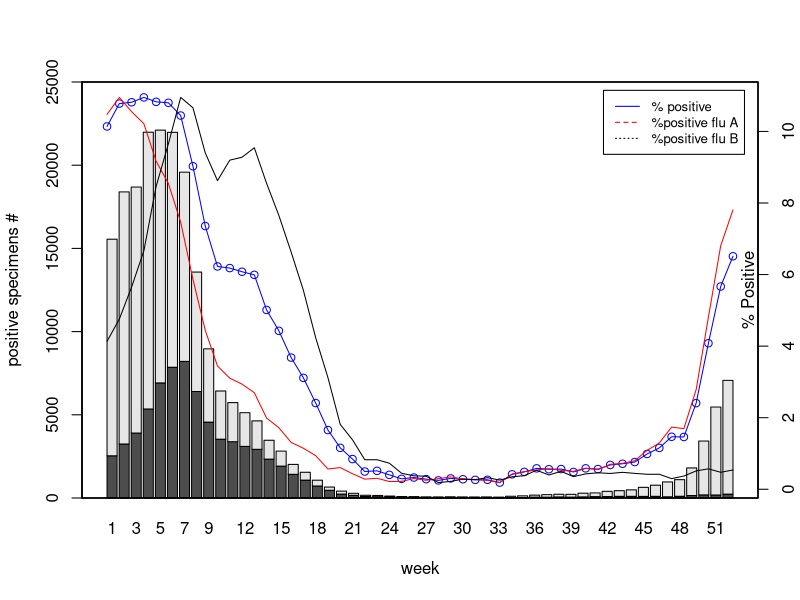

Recreate this plot in R.
infl_test <- read.csv("data.csv")
infl_test

# BAR PLOT
data <- data.frame(infl_test[7], infl_test[6]) #extract required columns 
mat = as.matrix(data) # convert to matrix for barplot 
x <- infl_test[4] # x axis labels 

barplot(t(mat),ylim = c(0,25000),names.arg=t(x), xlab = "week", ylab = "positive specimens #")

par(new = TRUE) # over lay of plots 

# Line Plot 1 
y <- infl_test[8]
#plot(y, type = 'o', col = 'blue', ylim = c(0,30), xlim = c(0,17), xaxt = 'n', yaxt = 'n', ann = FALSE)
plot.ts(y, type = 'o', col='blue', xaxt='n', yaxt='n', ann=FALSE)
par(new = TRUE)

#Line Plot 2
y <- infl_test[9]

plot.ts(y, type='l', col = 'red', xaxt='n', yaxt='n', ann=FALSE)
par(new = TRUE)

#Line plot 3 
y <- infl_test[10]
#plot(y, type = 'l', col = 'black', ylim=c(0,30), xlim = c(0,17), xaxt = 'n',yaxt = 'n', ylab = "% Positive", ann = FALSE)
plot.ts(y, type='l', col='black', xaxt='n', yaxt='n', ann=FALSE)
# Y axis on the right side 
axis(side=4)
mtext("% Positive", side=4, line=-1)

#set Legend for the plot
legend("topright", inset = 0.02, legend=c("% positive", "%positive flu A","%positive flu B"),
       col=c("blue", "red", "black" ), lty=1:5, cex=0.8)